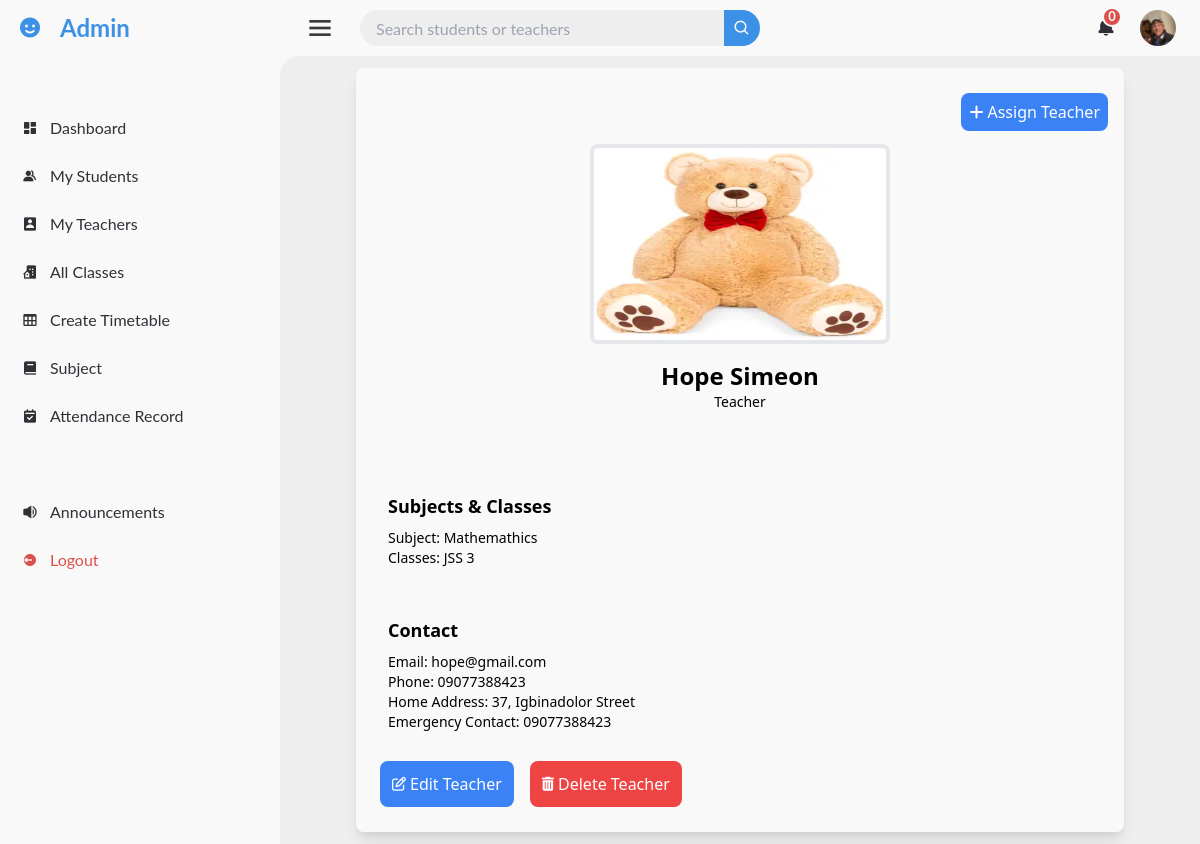
Page /admin_dashboard/myteachers/1/ (signed in) on the committed database.
### administration/models.py (models this page shows, shortened)
class Teacher(models.Model):
    user = models.OneToOneField(User, on_delete=models.CASCADE, related_name='teacher_profile')
    phone_number = models.CharField(max_length=15)
    subject = models.ManyToManyField(Subject, related_name='teachers')
    home_address = models.TextField()
    classes = models.ManyToManyField(Class, related_name='teacher_classes')
    emergency_contact = models.CharField(max_length=100)

### accounts/models.py (models this page shows, shortened)
class CustomUser(AbstractUser):
    email = models.EmailField(unique=True)
    is_approved = models.BooleanField(default=False)
    is_teacher = models.BooleanField(default=False)
    is_student = models.BooleanField(default=False)
    profile_photo = models.ImageField(upload_to='profile_photo/', default='default.jpg', blank=True, null=True)
    USERNAME_FIELD = 'email'
    REQUIRED_FIELDS = ['first_name', 'last_name']
    objects = CustomUserManager()
    @property
    def role(self):
        if self.is_teacher:
            return "Teacher"
        elif self.is_student:
            return "Student"
        else:
            return "Unassigned"

### classes/models.py (models this page shows)
class Subject(models.Model):
    name = models.CharField(max_length=100)
    def __str__(self):
        return self.name

class Class(models.Model):
    name = models.CharField(max_length=100)
    subjects = models.ManyToManyField(Subject, related_name='classes')
    def __str__(self):
        return self.name

### pages/views.py (the view)
# urls.py: path('admin_dashboard/myteachers/<int:user_id>/', teacherDetails, name='teacher_detail'),
@login_required
def teacherDetails(request, user_id):
    if not request.user.is_superuser:
        return HttpResponseForbidden("You do not have permission to access this page.")
    teacher = get_object_or_404(Teacher, user__id=user_id)
    return render(request, 'dashboards/all_admin_pages/teacher_details.html', {'teacher': teacher})

### administration/context_processors.py (called while the page is built)
def notifications(request):
    all_notification, total_notifications = get_admin_notification(request.user)
    return {
        'all_notification': all_notification,
        'total_notifications': total_notifications,
    }

### administration/views.py (called while the page is built)
def get_admin_notification(user):
    if user.is_staff:
        teacher_notifications = TeacherNotification.objects.filter(user=user).order_by('-created_at')
        student_notifications = StudentNotification.objects.filter(user=user).order_by('-created_at')
        all_notification = sorted(
            chain(teacher_notifications, student_notifications),
            key=lambda x: x.created_at,
            reverse=True
        )
        total_notifications = (
            teacher_notifications.filter(is_read=False).count() +
            student_notifications.filter(is_read=False).count()
        )
        return all_notification, total_notifications
    return [], 0

### pages/context_processors.py (called while the page is built)
def notifications(request):
    if request.user.is_authenticated:
        all_notifications, unread_notifications_count = get_user_notifications(request.user)
        return {
            'all_notifications': all_notifications,
            'unread_notifications_count': unread_notifications_count,
        }
    return {
        'all_notifications': [],
        'unread_notifications_count': 0,
    }

### pages/views.py (called while the page is built)
def get_user_notifications(user):
    notifications = Notification.objects.filter(user=user).order_by('-created_at')
    if user.is_student:
        grade_notifications = GradeNotification.objects.filter(recipient=user).order_by('-created_at')
    else:
        grade_notifications = []
    all_notifications = sorted(
        chain(notifications, grade_notifications),
        key=attrgetter('created_at'),
        reverse=True
    )
    total_unread_count = (
        notifications.filter(is_read=False).count() +
        (grade_notifications.filter(is_read=False).count() if user.is_student else 0)
    )
    return all_notifications, total_unread_count

### templates/dashboards/all_admin_pages/teacher_details.html (shortened to what this page needs)
{% extends 'dashboards/all_admin_pages/base.html' %}
{% load static %}
{% block section %}
<div class="m-3 rounded-lg">
  <section class="bg-background flex flex-col items-center justify-center text-black">
    <div class="bg-card w-full max-w-3xl rounded-lg shadow-lg overflow-hidden">
                  <div class="py-8 px-4" style="background-color: #F9F9F9;">
                    <div class="text-left text-right mb-5 text-sm md:text-base text-white"><a href="{%url 'assign_teacher' teacher_id=teacher.id%}" class="bg-blue-500 p-2 rounded-lg hover:bg-blue-300"><i class="fa-solid fa-plus"></i><span class="pl-1">Assign Teacher</span></a></div>
                    <a href="{{ teacher.user.profile_photo.url }}" data-lightbox="user-image" data-title="{{teacher.user.first_name}} {{teacher.user.last_name}}">
                    <img src="{{teacher.user.profile_photo.url}}" alt="{{teacher.user.first_name}} {{teacher.user.last_name}}" style="height: 200px; width: 300px;" class="rounded-lg mx-auto border-4 border-background" />
                    </a>
                    <h1 class="text-2xl font-bold text-primary-foreground text-center mt-4">{{teacher.user.first_name}} {{teacher.user.last_name}}</h1>
                    <p class="text-sm text-primary-foreground text-center">{{teacher.user.role}}</p>
                  </div>
                  <div class="p-4" style="background-color: #F9F9F9;">
                      <div class="bg-card p-4 rounded-lg my-4">
                          <h2 class="text-lg font-bold">Subjects & Classes</h2>
                          <ul class="text-sm mt-2">
                              <li>Subject: {{teacher.subject.all|join:", "}}</li>
                              <li>Classes: {{teacher.classes.all|join:", "}}</li>
                            </ul>
                        </div>
                        {% if request.user.is_superuser%}
                        <div class="bg-card p-4 rounded-lg my-4">
                          <h2 class="text-lg font-bold">Contact</h2>
                          <ul class="text-sm mt-2">
                            <li>Email: {{teacher.user.email}}</li>
                            <li>Phone: {{teacher.phone_number}}</li>
                            <li>Home Address: {{teacher.home_address}}</li>
                            <li>Emergency Contact: {{teacher.emergency_contact}}</li>
                          </ul>
                        </div>
                        {%endif%}
                        {%if request.user.is_superuser%}
                        <div class="flex">
                          <div class="p-1 md:p-2 mb-3 text-sm md:text-base text-white"><a href="{%url 'edit_teacher' teacher_id=teacher.id%}" class="bg-blue-500 p-3 rounded-lg hover:bg-blue-300"><i class="fa-regular fa-pen-to-square fa-sm"></i><span class="md:pl-1">Edit Teacher</span></a></div>
                          <div class="p-1 md:p-2 mb-3 text-sm md:text-base text-white text-right"><a href="{%url 'delete_teacher' teacher_id=teacher.id%}" class="bg-red-500 p-3 rounded-lg hover:bg-red-300"><i class="fa-solid fa-trash-can fa-sm"></i><span class="md:pl-1">Delete Teacher</span></a></div>
                        </div>
                        {%endif%}
                      </div>
                </div>
              </section>
</div>
{% endblock %}

### static/css/dashboard.css (style rules this page uses)
* { margin: 0; padding: 0; box-sizing: border-box; }
a { text-decoration: none; }
li { list-style: none; }
:root { --poppins: 'Poppins', sans-serif; --lato: 'Lato', sans-serif; --light: #F9F9F9; --blue: #3C91E6; --light-blue: #CFE8FF; --grey: #EEE; --dark-grey: #AAAAAA; --dark: #342E37; --red: #DB504A; --yellow: #FFCE26; --light-yellow: #FFF26C; --orange: #FD7238; --light-orange: #ffc19e; }
html { overflow-x: hidden; }
body { background: var(--grey); }

### rows in the picture
Teacher: user.profile_photo (picture), user.first_name "Hope", user.last_name "Simeon", user.role "Teacher", subject.all "Mathemathics", classes.all "JSS 3", user.email "hope@gmail.com", phone_number "09077388423", home_address "37, Igbinadolor Street", emergency_contact "09077388423"

### other values in the picture
{{ total_notifications }} "0"
